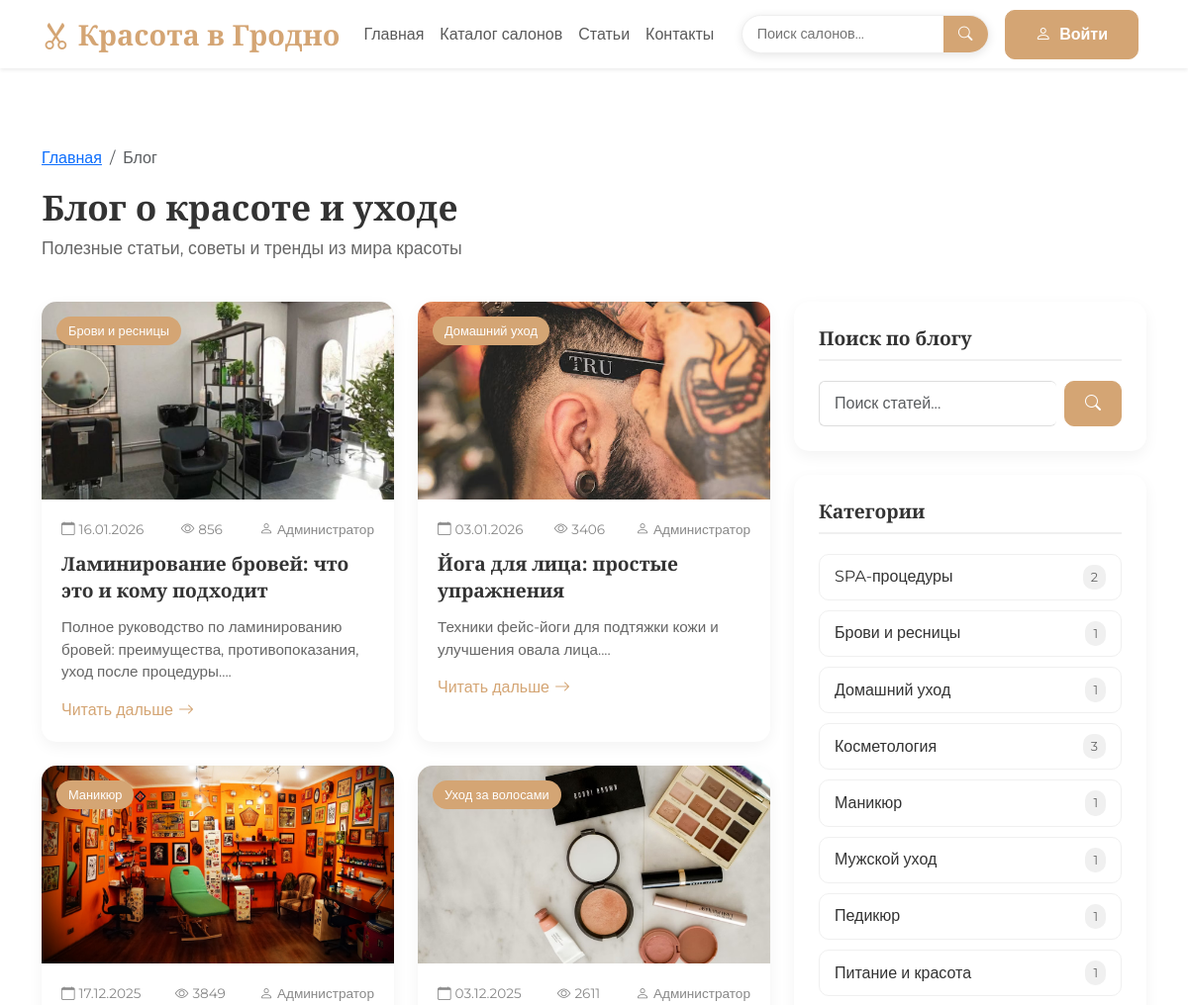
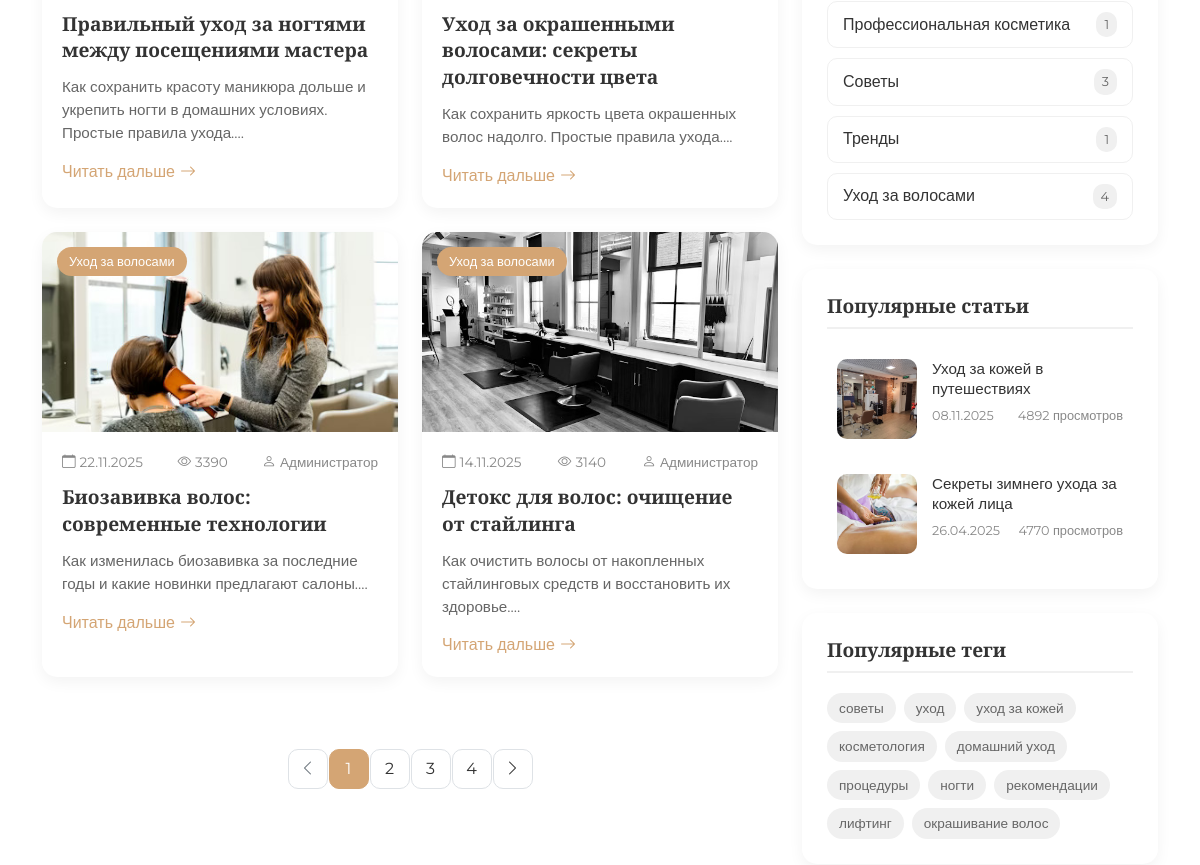
/blog (upper part), run on an earlier commit of the app's database (2 pictures, top to bottom).
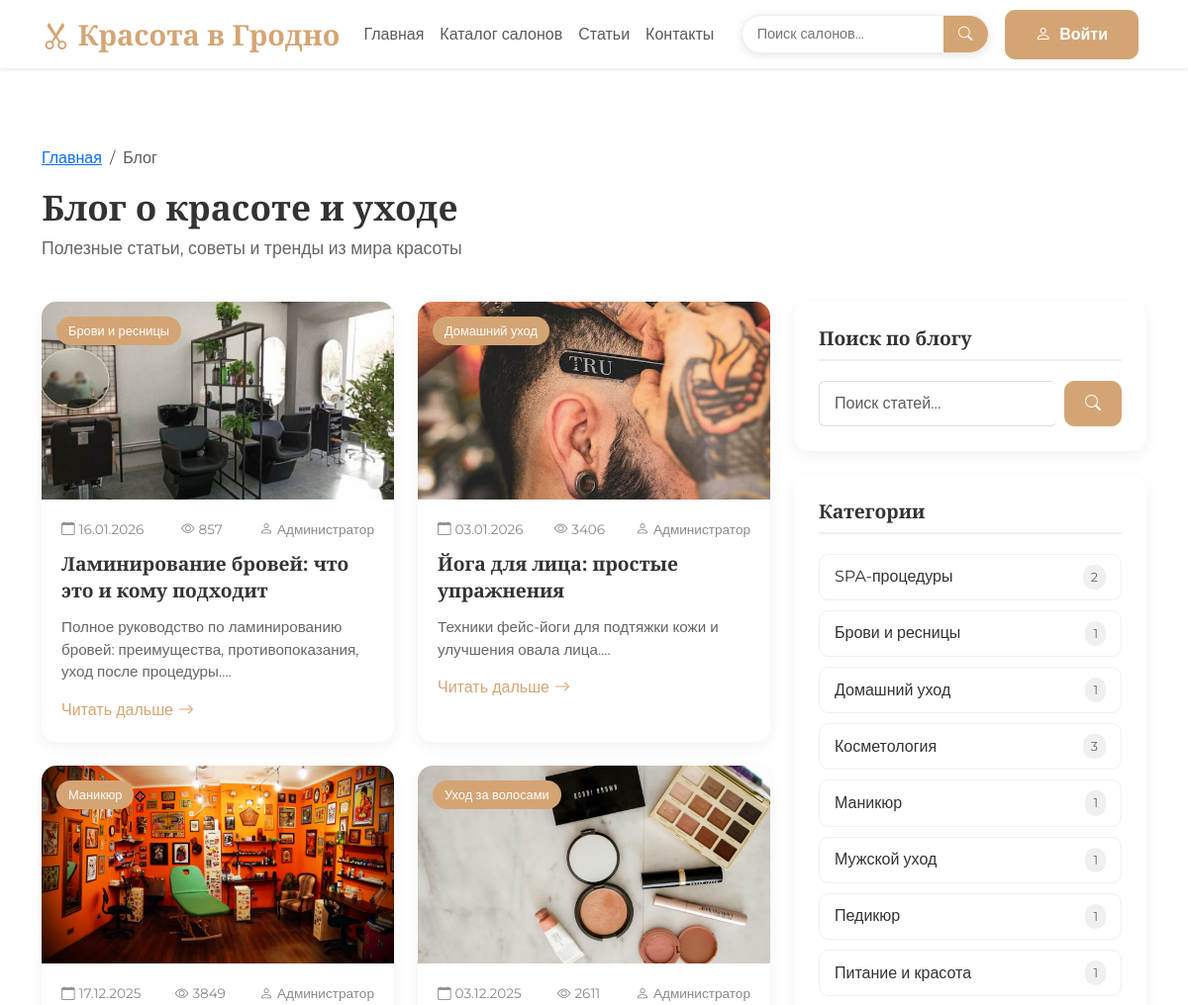
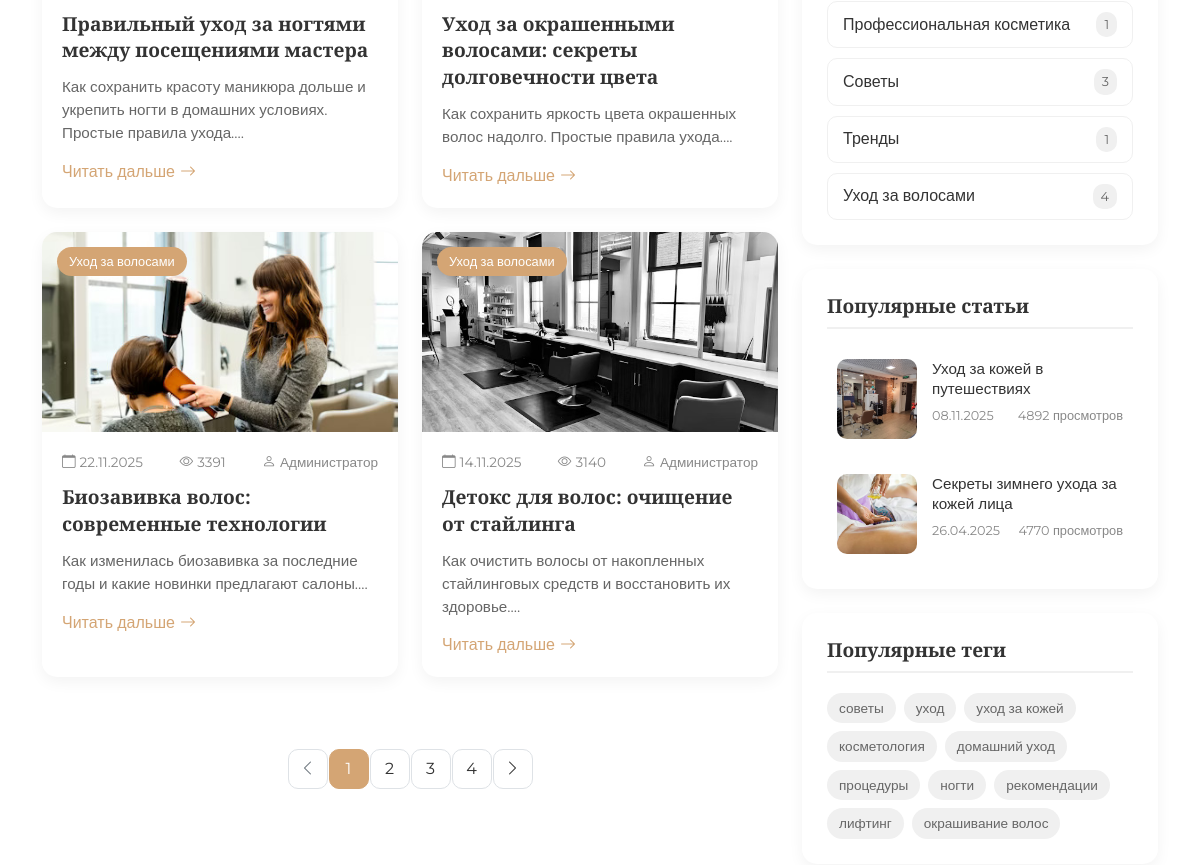
And on a later commit of the database (2 pictures, top to bottom).
### models.py (models this page shows)
class BlogPost(db.Model):
    __tablename__ = 'blog_posts'
    id = db.Column(db.Integer, primary_key=True)
    title = db.Column(db.String(200), nullable=False)
    slug = db.Column(db.String(200), unique=True)
    excerpt = db.Column(db.String(500))
    content = db.Column(db.Text, nullable=False)
    author = db.Column(db.String(100), default='Администратор')
    image_url = db.Column(db.String(300), default='/static/img/default.png')
    category = db.Column(db.String(50))
    is_published = db.Column(db.Boolean, default=True)
    views_count = db.Column(db.Integer, default=0)
    created_at = db.Column(db.DateTime, default=datetime.now)
    updated_at = db.Column(db.DateTime, default=datetime.now, onupdate=datetime.now)
    comments = db.relationship('BlogComment', backref='post', lazy=True, cascade='all, delete-orphan')
    tags = db.relationship('BlogTag', secondary=post_tags, backref=db.backref('posts', lazy=True))

class BlogTag(db.Model):
    __tablename__ = 'blog_tags'
    id = db.Column(db.Integer, primary_key=True)
    name = db.Column(db.String(30), unique=True, nullable=False)
    slug = db.Column(db.String(30), unique=True)

### app.py (the view, shortened to what this page needs)
@app.route('/blog')
def blog():
    page = request.args.get('page', 1, type=int)
    category = request.args.get('category', None)
    tag = request.args.get('tag', None)
    search = request.args.get('search', None)
    items_per_page = 6
    skip = (page - 1) * items_per_page
    posts = get_blog_posts(
        skip=skip,
        limit=items_per_page,
        category=category,
        tag=tag,
        search=search,
        only_published=True
    )
    if category:
        total_items = BlogPost.query.filter_by(
            is_published=True,
            category=category
        ).count()
    else:
        total_items = BlogPost.query.filter_by(is_published=True).count()
    total_pages = max(1, math.ceil(total_items / items_per_page))
    categories = get_blog_categories_with_counts()
    popular_posts = get_popular_posts(limit=2)
    recent_posts = get_recent_posts(limit=2)
    popular_tags_result = get_popular_tags(limit=10)
    popular_tags = [tag[0] for tag in popular_tags_result] if popular_tags_result else []
    return render_template('blog.html',
        title="Блог о красоте - Красота в Гродно",
        posts=posts,
        categories=categories,
        popular_posts=popular_posts,
        recent_posts=recent_posts,
        popular_tags=popular_tags,
        current_category=category,
        current_tag=tag,
        search_query=search,
        current_page=page,
        total_pages=total_pages,
        total_items=total_items
    )

### app.py (called while the page is built, shortened)
@app.context_processor
def inject_now():
    return {'now': datetime.now()}

@app.context_processor
def inject_user():
    return {'current_user': current_user}

def get_blog_posts(skip=0, limit=10, category=None, tag=None, search=None, only_published=True):
    query = BlogPost.query
    if only_published:
        query = query.filter(BlogPost.is_published == True)
    if category:
        query = query.filter(BlogPost.category == category)
    if tag:
        query = query.join(BlogPost.tags).filter(BlogTag.name == tag)
    return query.order_by(desc(BlogPost.created_at)).offset(skip).limit(limit).all()

def get_blog_categories_with_counts():
    result = db.session.query(
        BlogPost.category,
        func.count(BlogPost.id).label('count')
    ).filter(
        BlogPost.is_published == True
    ).group_by(
        BlogPost.category
    ).all()
    return [{'name': cat, 'count': count} for cat, count in result if cat]

def get_popular_posts(limit=5):
    return BlogPost.query.filter(
        BlogPost.is_published == True
    ).order_by(
        desc(BlogPost.views_count)
    ).limit(limit).all()

def get_recent_posts(limit=5):
    return BlogPost.query.filter(
        BlogPost.is_published == True
    ).order_by(
        desc(BlogPost.created_at)
    ).limit(limit).all()

def get_popular_tags(limit=10):
    from models import post_tags
    result = db.session.query(
        BlogTag,
        func.count(post_tags.c.post_id).label('count')
    ).join(
        post_tags
    ).group_by(
        BlogTag.id
    ).order_by(
        desc('count')
    ).limit(limit).all()
    return result

### templates/blog.html (shortened to what this page needs)
{% extends "base.html" %} {% block content %}
<div class="container mt-5 pt-4">
  <nav aria-label="breadcrumb">
    <ol class="breadcrumb">
      <li class="breadcrumb-item"><a href="/">Главная</a></li>
      <li class="breadcrumb-item active" aria-current="page">Блог</li>
    </ol>
  </nav>
  <div class="row mb-4">
    <div class="col-12">
      <h1 class="page-title">Блог о красоте и уходе</h1>
      <p class="lead-contact">
        Полезные статьи, советы и тренды из мира красоты
      </p>
    </div>
  </div>
  <div class="row">
    <div class="col-lg-8">
      {% if posts %}
      <div class="row mb-5">
        {% for post in posts %}
        <div class="col-md-6 mb-4">
          <article class="blog-card">
            <div class="blog-image">
              {% if post.image_url %}
              <img src="{{ post.image_url }}" alt="{{ post.title }}" />
              {% else %}
              <img src="/static/img/blog-default.jpg" alt="{{ post.title }}" />
              {% endif %}
              <span class="blog-category">{{ post.category }}</span>
            </div>
            <div class="blog-content">
              <div class="blog-meta">
                <span class="date"><i class="bi bi-calendar me-1"></i> {{ post.created_at.strftime('%d.%m.%Y') }}</span>
                <span class="views"><i class="bi bi-eye me-1"></i> {{ post.views_count }}</span>
                {% if post.author %}
                <span class="author"><i class="bi bi-person me-1"></i> {{ post.author }}</span>
                {% endif %}
              </div>
              <h3 class="blog-title">{{ post.title }}</h3>
              <p class="blog-excerpt">{{ post.excerpt[:150] }}...</p>
              <a href="/blog/{{ post.slug }}" class="read-more"
                >Читать дальше <i class="bi bi-arrow-right"></i
              ></a>
            </div>
          </article>
        </div>
        {% endfor %}
      </div>
      {% else %}
      <div class="alert alert-warning">
        <i class="bi bi-info-circle me-2"></i>
        По вашему запросу ничего не найдено.
        <a href="/blog" class="alert-link">Показать все статьи</a>
      </div>
      {% endif %}
      {% if total_pages > 1 %}
      <nav aria-label="Навигация по страницам">
        <ul class="pagination justify-content-center">
          {% if current_page > 1 %}
          <li class="page-item">
            <a class="page-link" href="/blog?page={{ current_page - 1 }}{% if current_category %}&category={{ current_category }}{% endif %}{% if current_tag %}&tag={{ current_tag }}{% endif %}{% if search_query %}&search={{ search_query }}{% endif %}">
              <i class="bi bi-chevron-left"></i>
            </a>
          </li>
          {% else %}
          <li class="page-item disabled">
            <a class="page-link" href="#" tabindex="-1">
              <i class="bi bi-chevron-left"></i>
            </a>
          </li>
          {% endif %}
          {% for page_num in range(1, total_pages + 1) %}
            {% if page_num == current_page %}
            <li class="page-item active"><a class="page-link" href="#">{{ page_num }}</a></li>
            {% else %}
            <li class="page-item"><a class="page-link" href="/blog?page={{ page_num }}">{{ page_num }}</a></li>
            {% endif %}
          {% endfor %}
          {% if current_page < total_pages %}
          <li class="page-item">
            <a class="page-link" href="/blog?page={{ current_page + 1 }}">
              <i class="bi bi-chevron-right"></i>
            </a>
          </li>
          {% else %}
          <li class="page-item disabled">
            <a class="page-link" href="#">
              <i class="bi bi-chevron-right"></i>
            </a>
          </li>
          {% endif %}
        </ul>
      </nav>
      {% endif %}
    </div>
    <div class="col-lg-4">
      <div class="sidebar-card mb-4">
        <h5 class="sidebar-title">Поиск по блогу</h5>
        <div class="search-form">
          <form action="/blog" method="get" class="d-flex">
            <input
              type="text"
              class="form-control"
              name="search"
              placeholder="Поиск статей..."
              value="{{ search_query if search_query else '' }}"
            />
            <button type="submit" class="btn btn-beauty ms-2">
              <i class="bi bi-search"></i>
            </button>
          </form>
        </div>
      </div>
      <div class="sidebar-card mb-4">
        <h5 class="sidebar-title">Категории</h5>
        <div class="categories-list">
          {% for cat in categories %}
          <a href="/blog?category={{ cat.name }}" class="category-item {% if current_category == cat.name %}active{% endif %}">
            <span>{{ cat.name }}</span>
            <span class="count">{{ cat.count }}</span>
          </a>
          {% endfor %}
        </div>
      </div>
      <div class="sidebar-card mb-4">
        <h5 class="sidebar-title">Популярные статьи</h5>
        <div class="popular-posts">
          {% for post in popular_posts %}
          <a href="/blog/{{ post.slug }}" class="popular-post">
            <div class="popular-post-image">
              {% if post.image_url %}
              <img src="{{ post.image_url }}" alt="{{ post.title }}" />
              {% else %}
              <img src="/static/img/blog-default.jpg" alt="{{ post.title }}" />
              {% endif %}
            </div>
            <div class="popular-post-content">
              <h6>{{ post.title }}</h6>
              <div class="meta">
                <span class="date">{{ post.created_at.strftime('%d.%m.%Y') }}</span>
                <span class="views">{{ post.views_count }} просмотров</span>
              </div>
            </div>
          </a>
          {% endfor %}
        </div>
      </div>
      <div class="sidebar-card">
        <h5 class="sidebar-title">Популярные теги</h5>
        <div class="tags">
          {% for tag in popular_tags %}
          <a href="/blog?tag={{ tag.name }}" class="tag {% if current_tag == tag.name %}active{% endif %}">{{ tag.name }}</a>
          {% endfor %}
        </div>
      </div>
    </div>
  </div>
</div>
{% endblock %}

### templates/base.html (shortened to what this page needs)
<!DOCTYPE html>
<html lang="ru">
  <head>
    <link href="../static/css/bootstrap.min.css" rel="stylesheet" />
    <link
      rel="stylesheet"
      href="https://cdn.jsdelivr.net/npm/bootstrap-icons@1.10.0/font/bootstrap-icons.css"
    />
    <link rel="stylesheet" href="../static/css/style.css" />
  </head>
  <body>
    <nav
      class="navbar navbar-expand-lg navbar-light bg-white fixed-top shadow-sm"
    >
      <div class="container">
        <a class="navbar-brand" href="/">
          <i class="bi bi-scissors me-2"></i>Красота в Гродно
        </a>
        <div class="collapse navbar-collapse" id="navbarNav">
          <ul class="navbar-nav me-auto">
            <li class="nav-item">
              <a class="nav-link" href="/">Главная</a>
            </li>
            <li class="nav-item">
              <a class="nav-link" href="/catalog">Каталог салонов</a>
            </li>
            <li class="nav-item">
              <a class="nav-link" href="/blog">Статьи</a>
            </li>
            <li class="nav-item">
              <a class="nav-link" href="/contact">Контакты</a>
            </li>
          </ul>
          <div class="search-autocomplete navbar-search-form me-3">
            <form action="/catalog/search" method="post" id="searchForm">
              <div class="navbar-search-container">
                <input
                  type="text"
                  class="navbar-search-input"
                  id="searchInput"
                  name="search_query"
                  placeholder="Поиск салонов..."
                  aria-label="Поиск салонов"
                  autocomplete="off"
                />
                <button class="navbar-search-btn" type="submit">
                  <i class="bi bi-search"></i>
                </button>
              </div>
            </form>
          </div>
          <div class="d-flex">
    {% if current_user.is_authenticated %}
        <div class="dropdown">
            <button class="btn btn-beauty dropdown-toggle" type="button" id="userDropdown" data-bs-toggle="dropdown">
                <i class="bi bi-person me-1"></i>
                {% if current_user.first_name %}
                    {{ current_user.first_name }}
                {% else %}
                    Аккаунт
                {% endif %}
            </button>
            <ul class="dropdown-menu dropdown-menu-end">
                {% if current_user.is_admin%}
              <li><a class="dropdown-item" href="/admin"><i class="bi bi-star me-2"></i>Админка</a></li>
                <li><hr class="dropdown-divider"></li>
                 {% endif %}
                <li><a class="dropdown-item" href="/profile"><i class="bi bi-person-circle me-2"></i>Профиль</a></li>
                <li><hr class="dropdown-divider"></li>
                <li><a class="dropdown-item" href="/logout"><i class="bi bi-box-arrow-right me-2"></i>Выйти</a></li>
            </ul>
        </div>
    {% else %}
        <a class="btn btn-beauty me-2" href="/login">
            <i class="bi bi-person me-1"></i> Войти
        </a>
    {% endif %}
</div>
        </div>
      </div>
    </nav>
    {% block content %}{% endblock %}
  </body>
</html>

What changed in the data, as far as the page shows it:
changed BlogPost "Ламинирование бровей: что это и кому подходит": image_url: a different picture; views_count "856" → "857"
changed BlogPost "Биозавивка волос: современные технологии": views_count "3390" → "3391"
